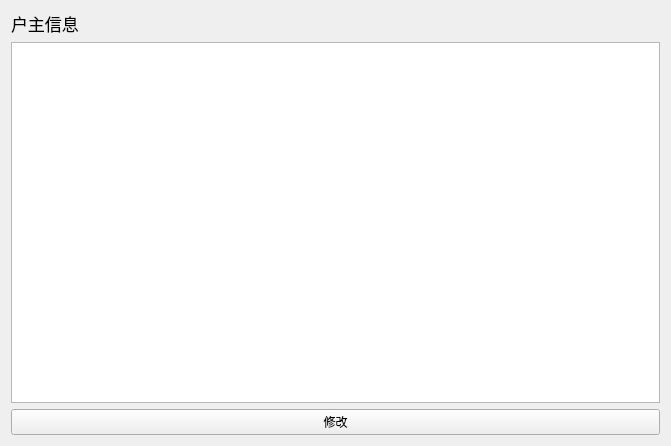
<?xml version="1.0" encoding="UTF-8"?>
<ui version="4.0">
 <class>UserManager</class>
 <widget class="QWidget" name="UserManager">
  <property name="geometry">
   <rect>
    <x>0</x>
    <y>0</y>
    <width>671</width>
    <height>446</height>
   </rect>
  </property>
  <property name="windowTitle">
   <string>Form</string>
  </property>
  <layout class="QVBoxLayout" name="verticalLayout">
   <item>
    <widget class="QLabel" name="label">
     <property name="font">
      <font>
       <pointsize>13</pointsize>
      </font>
     </property>
     <property name="text">
      <string>户主信息</string>
     </property>
    </widget>
   </item>
   <item>
    <widget class="QTableWidget" name="tableWidget"/>
   </item>
   <item>
    <widget class="QPushButton" name="pushButton">
     <property name="text">
      <string>修改</string>
     </property>
    </widget>
   </item>
  </layout>
 </widget>
 <resources/>
 <connections/>
</ui>
